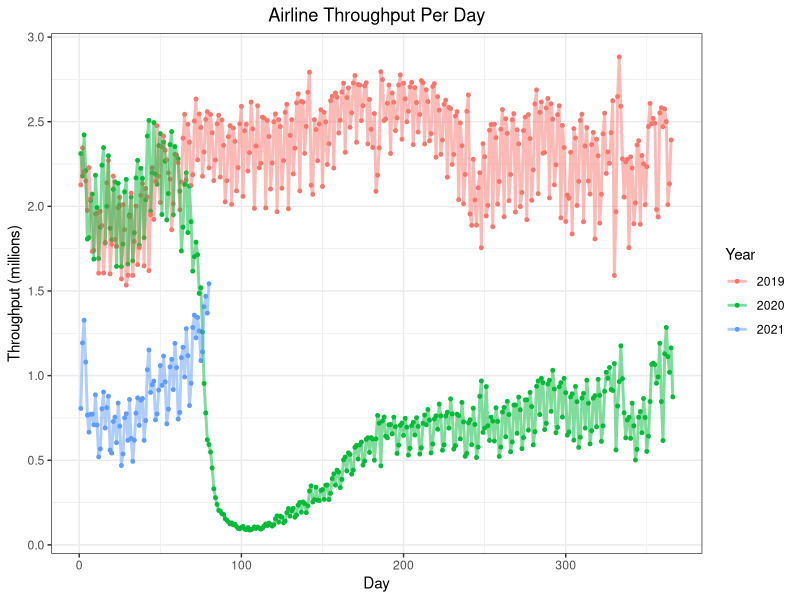
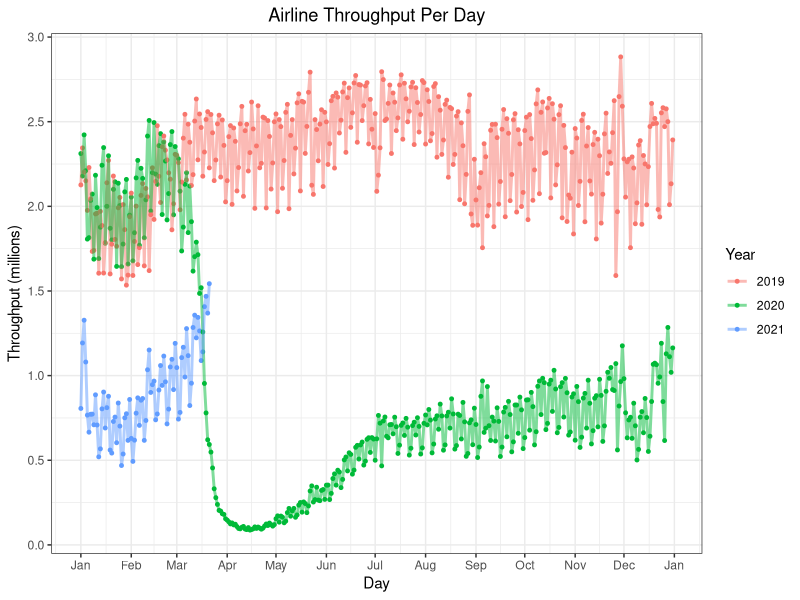

Recreate these plots in R, in order.
## ---- chunk 1
knitr::opts_chunk$set(echo = TRUE)
## ---- chunk 2
library(tidyverse)
library(lubridate)
library(readxl)
## ---- chunk 3
raw <- readxl::read_xlsx("tsa.xlsx", sheet = 2)
## ---- chunk 4
View(raw)
## ---- chunk 5
dat <-
raw %>% 
  mutate(date = mdy(date),
         travel = as.numeric(gsub(",", "", travel)))
## ---- chunk 6
View(dat)
## ---- chunk 7
dat %>% 
  mutate(year = year(date),
         yday = yday(date),
         travel_m = travel/1e6,
         month = month(date, label = TRUE, abbr = TRUE)) %>% 
  ggplot(aes(x = yday,
             y = travel_m,
             color = as.factor(year))) +
  geom_point(size = 1) +
  geom_line(size = 1,
            alpha = 0.5) +
  theme_bw() +
  labs(title = "Airline Throughput Per Day",
       x = "Day",
       y = "Throughput (millions)",
       color = "Year") +
  scale_y_continuous(breaks = seq(0, 3, 0.5)) +
  #scale_x_date(date_breaks = month) +
  theme(plot.title = element_text(hjust = 0.5))
  
  
## ---- chunk 8
dat %>% 
  mutate(year = factor(year(date)),
         yday = yday(date),
         travel_m = travel/1e6) %>% 
  group_by(yday) %>% 
  mutate(date_grouped = last(date)) %>%
  filter(date != "2020-12-31") %>% # leap year shenanigans
  ggplot(aes(x = date_grouped,
             y = travel_m,
             color = as.factor(year))) +
  geom_point(size = 1) +
  geom_line(size = 1,
            alpha = 0.5) +
  theme_bw() +
  labs(title = "Airline Throughput Per Day",
       x = "Day",
       y = "Throughput (millions)",
       color = "Year") +
  scale_y_continuous(breaks = seq(0, 3, 0.5)) +
  scale_x_date(date_breaks = "1 month",
               date_labels = "%b") +
  theme(plot.title = element_text(hjust = 0.5))
  
## ---- chunk 9
dat %>% 
  mutate(year = factor(year(date)),
         yday = yday(date),
         travel_m = travel/1e6) %>% 
  group_by(yday) %>% 
  mutate(date_grouped = last(date)) %>%
  arrange(yday) 
## ---- chunk 10
raw %>% 
  arrange(date)
## ---- chunk 11
dat %>% 
  arrange(date)
